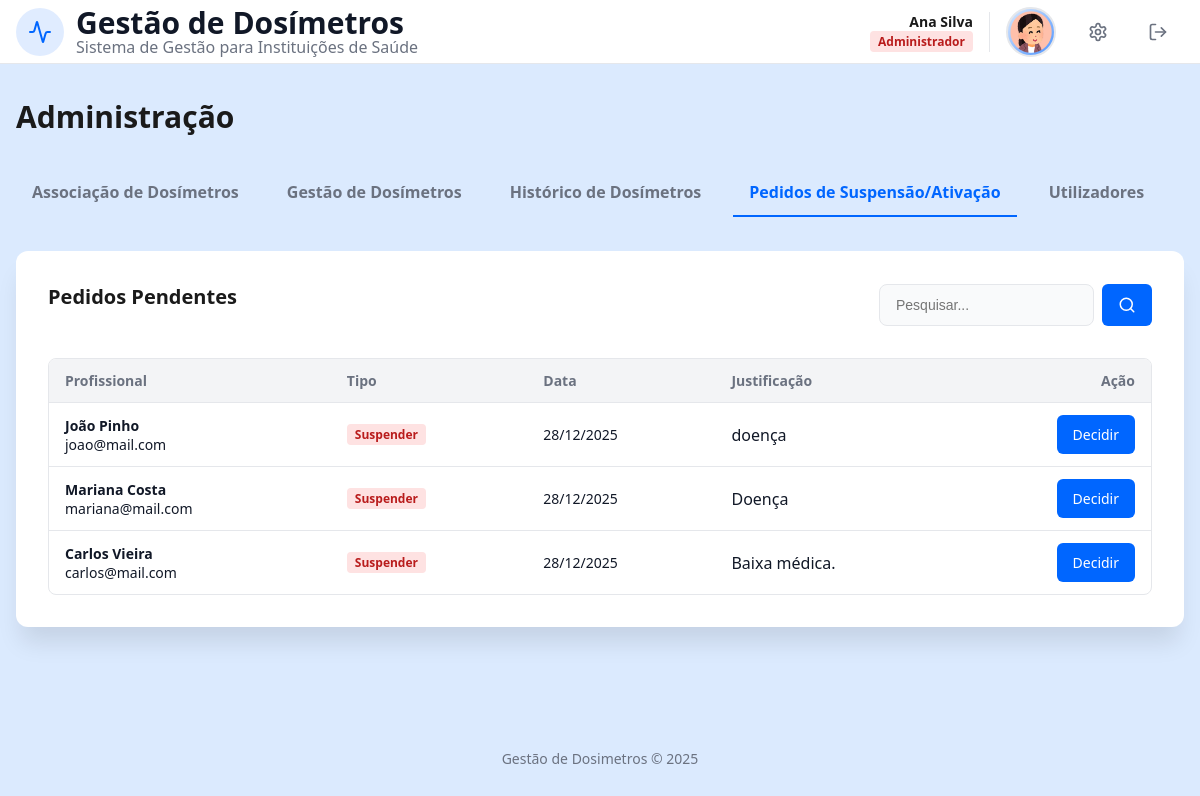
The app's page /admin.php?tab=pedidos (signed in) with its own data.
### tables this page shows
CREATE TABLE ChangeRecord (
    idCR INTEGER PRIMARY KEY AUTOINCREMENT,
    idA INTEGER NOT NULL,
    idUser INTEGER NOT NULL,
    requestType TEXT CHECK(requestType IN ('Suspender','Ativar')) NOT NULL,
    message TEXT NOT NULL,
    requestDate DATETIME NOT NULL,
    status TEXT CHECK(status IN ('Pendente','Concluido', 'Rejeitado')) DEFAULT 'Pendente',

    idAdmin INTEGER,
    decisionDate DATETIME,
    finalStatus TEXT CHECK(finalStatus IN ('Ativo','Suspenso')),
    adminNote TEXT,

    FOREIGN KEY (idA) REFERENCES ApprovedRequest(idA) ON DELETE CASCADE,
    FOREIGN KEY (idUser) REFERENCES User(idU),
    FOREIGN KEY (idAdmin) REFERENCES User(idU)
);

CREATE TABLE User (
    idU INTEGER PRIMARY KEY AUTOINCREMENT,
    name TEXT NOT NULL,
    surname TEXT NOT NULL, 
    birthDate DATE NOT NULL,
    sex TEXT CHECK(sex IN ('Female', 'Male', 'Other')) NOT NULL,
    email TEXT UNIQUE NOT NULL, 
    password TEXT NOT NULL,
    phoneN TEXT CHECK(phoneN GLOB '+[0-9][0-9][0-9]*'),
    userType TEXT CHECK(userType IN ('Administrador', 'Físico Médico', 'Profissional de Saúde')) NOT NULL,
    userStatus BOOLEAN DEFAULT 1,
    profilePic TEXT DEFAULT 'foto/12225881.png'
);

### database/admin_db.php (called while the page is built, shortened)
<?php
function getPendingChangeRequests($db, $search = '') {
    $sql = "SELECT CR.*, U.name, U.surname, U.email
            FROM ChangeRecord CR
            JOIN User U ON CR.idUser = U.idU
            WHERE CR.status = 'Pendente'
              AND U.userStatus = 1";
    $params = [];
    $sql .= " ORDER BY CR.requestDate ASC";
    $stmt = $db->prepare($sql);
    $stmt->execute($params);
    return $stmt->fetchAll();
}
?>

### templates/admin_views.php (the view, shortened to what this page needs)
<?php
function renderAdminTabs($currentTab) {
    ?>
    <div class="admin-tabs">
        <a href="admin.php?tab=associacao" class="tab-link <?php echo $currentTab === 'associacao' ? 'active' : ''; ?>">Associação de Dosímetros</a>
        <a href="admin.php?tab=gestao" class="tab-link <?php echo $currentTab === 'gestao' ? 'active' : ''; ?>">Gestão de Dosímetros</a>
        <a href="admin.php?tab=historico" class="tab-link <?php echo $currentTab === 'historico' ? 'active' : ''; ?>">Histórico de Dosímetros</a>
        <a href="admin.php?tab=pedidos" class="tab-link <?php echo $currentTab === 'pedidos' ? 'active' : ''; ?>">Pedidos de Suspensão/Ativação</a>
        <a href="admin.php?tab=users" class="tab-link <?php echo $currentTab === 'users' ? 'active' : ''; ?>">Utilizadores</a>
    </div>
    <?php
}
    ?>
    <?php
function renderRequestsTab($requests, $searchTerm) {
    ?>
    <div class="card">
        <div class="mb1 header-flex">
            <h2 class="titulo-separador mb1 header-flex-left">Pedidos Pendentes</h2>
            <form action="admin.php" method="GET" class="search-form">
                <input type="text" name="search" value="<?php echo htmlspecialchars($searchTerm); ?>" placeholder="Pesquisar..." class="profile-input input-search">
                <button type="submit" class="btn btn-primary">
                    <svg xmlns="http://www.w3.org/2000/svg" width="18" height="18" viewBox="0 0 24 24" fill="none" stroke="currentColor" stroke-width="2" stroke-linecap="round" stroke-linejoin="round">
                        <circle cx="11" cy="11" r="8"/><path d="m21 21-4.3-4.3"/>
                    </svg>
                </button>
            </form>
        </div>
        <?php if (empty($requests)): ?>
            <?php if (!empty($searchTerm)): ?>
                <p class="text-center msg-nav">
                    Nenhum resultado encontrado para "<strong><?php echo htmlspecialchars($searchTerm); ?></strong>".
                </p>
            <?php else: ?>
                <p class="subtitulo">Não existem pedidos pendentes.</p>
            <?php endif; ?>
        <?php else: ?>
            <div class="table-container">
                <table class="admin-table">
                    <thead>
                        <tr>
                            <th>Profissional</th>
                            <th>Tipo</th>
                            <th>Data</th>
                            <th>Justificação</th>
                            <th class="txt-right">Ação</th>
                        </tr>
                    </thead>
                    <tbody>
                        <?php foreach ($requests as $req): ?>
                            <tr>
                                <td>
                                    <span class="nome-tab"><?php echo htmlspecialchars($req['name'].' '.$req['surname']); ?></span><br>
                                    <?php echo htmlspecialchars($req['email']); ?>
                                </td>
                                <td>
                                    <span class="role-badge <?php echo $req['requestType'] == 'Suspender' ? 'badge-red' : 'badge-green'; ?>">
                                        <?php echo htmlspecialchars($req['requestType']); ?>
                                    </span>
                                </td>
                                <td><?php echo date('d/m/Y', strtotime($req['requestDate'])); ?></td>
                                <td class="subtitulo"><?php echo htmlspecialchars($req['message']); ?></td>
                                <td class="txt-right">
                                    <a href="admin.php?tab=pedidos&decidir=<?php echo $req['idCR']; ?>&user=<?php echo urlencode($req['name'].' '.$req['surname']); ?>&type=<?php echo $req['requestType']; ?>"
                                    class="btn btn-primary">Decidir</a>
                                </td>
                            </tr>
                        <?php endforeach; ?>
                    </tbody>
                </table>
            </div>
        <?php endif; ?>
    </div>
    <?php
}
    ?>

### css/style.css (style rules this page uses)
:root { font-size: 16px; --primary: #0066ff; --primary-light: #4d94ff; --primary-dark: #0052cc; --white: #ffffff; --foreground: #1a1a1a; --border: #e5e7eb; --input-bg: #f9fafb; --muted: #6b7280; --background: #dbeafe; --background2: #b2cdf0; --bg-body: #f3f4f6; --text-main: #111827; --green:#166534; --green2: #15803d; --green3:#16a34a; --green-light: #dcfce7; --green-light2:#bbf7d0; --red:#991b1b; --red2: #ef4444e6; --red-light: #fee2e2; --red-light2:#fecaca; --badge-blue:#1d4ed8; --badge-purple: #7e22ce; --badge-purple-background:#f3e8ff; --badge-red: #b91c1c; --dosimetro1: #fff7ed; --borda1:#d97706; --dosimetro2:#f0fdf4; --cinza: #374151; --badge-yellow:#854d0e; --badge-yellow-background:#fef9c3; }
* { margin: 0;padding: 0;box-sizing: border-box; }
html, body { height: 100%; font-family: "Segoe UI", "Helvetica Neue", Arial, sans-serif; background: var(--background);color: var(--foreground); }
:where(p, h1, h2, button) { overflow-wrap: anywhere; word-break: break-word; }
a { text-decoration: none; }
.header-container, .profile-header-flex, .header-flex { display: flex; align-items: center; justify-content: space-between; }
.header-flex { padding: 0; gap: 1rem; flex-wrap: wrap; }
.subtitulo { font-size: 1rem; color: var(--muted); }
.txt-right { text-align:right; }
.titulo-separador { font-size:1.25rem; font-weight:600; }
.nome-tab { font-weight:600; color:var(--text-main); }
.mb1 { margin-bottom: 1rem; }
.header-flex-left { flex: 1; }
input[type="text"], input[type="email"], input[type="password"], input[type="tel"], input[type="date"], input[type="file"], select, textarea, .profile-input { width: 100%; padding: 0.75rem 1rem; border: 1px solid var(--border); border-radius: 0.5rem; font-size: 14px; background: var(--input-bg); transition: all 0.2s; }
.search-form { display: flex; gap: 0.5rem; }
.input-search { width: 200px; }
.btn { display: inline-flex; align-items: center; justify-content: center; padding: 10px 16px; font-size: 14px; font-weight: 500; border: none; border-radius: 6px; cursor: pointer; transition: all 0.2s ease; text-decoration: none; gap: 6px; }
.btn-primary { background: var(--primary);color: var(--white); }
.card, .card1, .modal-box { background-color: var(--white); border-radius: 0.75rem; display: flex; flex-direction: column; }
.card { box-shadow: 0 20px 25px -5px rgba(0, 0, 0, 0.1); padding: 2rem; gap: 1rem; }
.badge-red, .alert-error { background-color: var(--red-light); }
.badge-red { color: var(--badge-red); }
.role-badge, .etiqueta { font-size: 0.75rem; padding: 2px 8px; border-radius: 4px; font-weight: 600; display: inline-block; }
.admin-tabs { display: flex; gap: 1rem; margin-bottom: 2rem; overflow-x: auto; padding-bottom: 2px; }
.tab-link { padding: 0.75rem 1rem; color: var(--muted); text-decoration: none; font-size: 1rem; font-weight: 600; border-bottom: 2px solid transparent; transition: all 0.2s; white-space: nowrap; }
.tab-link.active { color: var(--primary); border-bottom-color: var(--primary); }
.table-container { width: 100%; overflow-x: auto; border: 1px solid var(--border); border-radius: 0.5rem; background-color: var(--white); }
.admin-table { width: 100%; border-collapse: collapse; font-size: 0.875rem; text-align: justify; }
.admin-table th { background-color: var(--bg-body); padding: 0.75rem 1rem; font-weight: 600; color: var(--muted);border-bottom: 1px solid var(--border); }
.admin-table td { padding: 0.75rem 1rem; border-bottom: 1px solid var(--border); color: var(--text-main); }
.admin-table tr:last-child td { border-bottom: none; }

### css/responsive.css (style rules this page uses)
@media (min-width: 769px) { .input-search { max-width: 250px; } }

### records on screen
changerecord: idUser.surname "João Pinho", idUser.email "joao@mail.com", requestType "Suspender", requestDate "28/12/2025", message "doença"
changerecord: idUser.surname "Mariana Costa", idUser.email "mariana@mail.com", requestType "Suspender", requestDate "28/12/2025", message "Doença"
changerecord: idUser.surname "Carlos Vieira", idUser.email "carlos@mail.com", requestType "Suspender", requestDate "28/12/2025", message "Baixa médica."

### other values on screen
$userName . ' ' . $userSurname "Ana Silva"
$roleLabel "Administrador"
